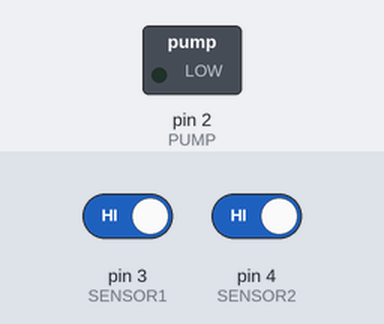
Recording of a sketch running on a simulated Arduino Uno, built with avr-gcc and run on an emulated ATmega328P. Parts: switched loads named in the sketch (green lamp = pin HIGH). The test bench sets the inputs (shaded band); at power-on: pin 3 (SENSOR1) HIGH, pin 4 (SENSOR2) HIGH. What the sketch prints to the serial monitor is not drawn.

Above: at 0.1 s.
At 5.1 s:
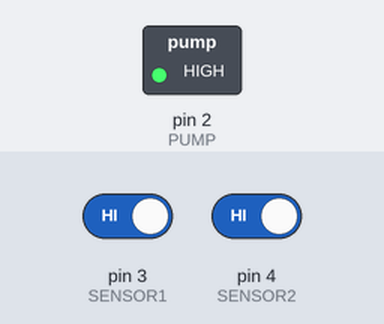
Timing chart, 0 to 6.6 s (numbered marks = the images above):
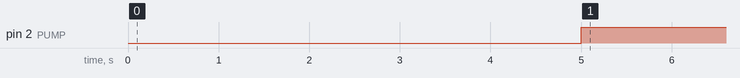

The sketch:

automacao_bomba_agua.ino
```cpp
#define PUMP 2
#define SENSOR1 3
#define SENSOR2 4
#define DEBUG 1

int sensor1 = 1;
int sensor2 = 1;
int pump = 0;

bool sensorEmpty(int sensor) {
  if (sensor == SENSOR1) {
      return sensor1 == 1;
  } else {
      return sensor2 == 1;
  }
}

void updateData() {
  sensor1 = digitalRead(SENSOR1);
  sensor2 = digitalRead(SENSOR2);
  pump = digitalRead(PUMP);
}

void setPump(bool on) {
  if (on) {
    digitalWrite(PUMP, HIGH);
  } else {
    digitalWrite(PUMP, LOW);
  }
}

bool hasToChangePump(bool on) {
  if(on) {
    return sensorEmpty(SENSOR1) && sensorEmpty(SENSOR2);
  } else {
    return !sensorEmpty(SENSOR1) && !sensorEmpty(SENSOR2);
  }
}

bool confirmChangePump(int times, bool on) {
  delay(1000);
  updateData();
  if(times <= 1) {
    return hasToChangePump(on);
  }
  return hasToChangePump(on) && confirmChangePump(times - 1, on);
}

void debug() {
  if(DEBUG) {
    Serial.print("Sensor 1: ");
    Serial.print(sensorEmpty(SENSOR1));
    Serial.print(", Sensor 2: ");
    Serial.print(sensorEmpty(SENSOR2));
    Serial.print(", Bomba: ");
    Serial.print(pump);
    Serial.println();
  }
}

void setup() {
    if(DEBUG) {
      Serial.begin(9600);
    }
    pinMode(SENSOR1, INPUT_PULLUP);
    pinMode(SENSOR2, INPUT_PULLUP);
    pinMode(PUMP, OUTPUT);
}

void loop() {
  updateData();
  debug();
  if(hasToChangePump(!pump)) {
    if(confirmChangePump(5, !pump)) {
      setPump(!pump);
    }
  }
  delay(1000);
}
```

Measured:
- by itself, pin 2 (PUMP): LOW → HIGH at 5.0 s
